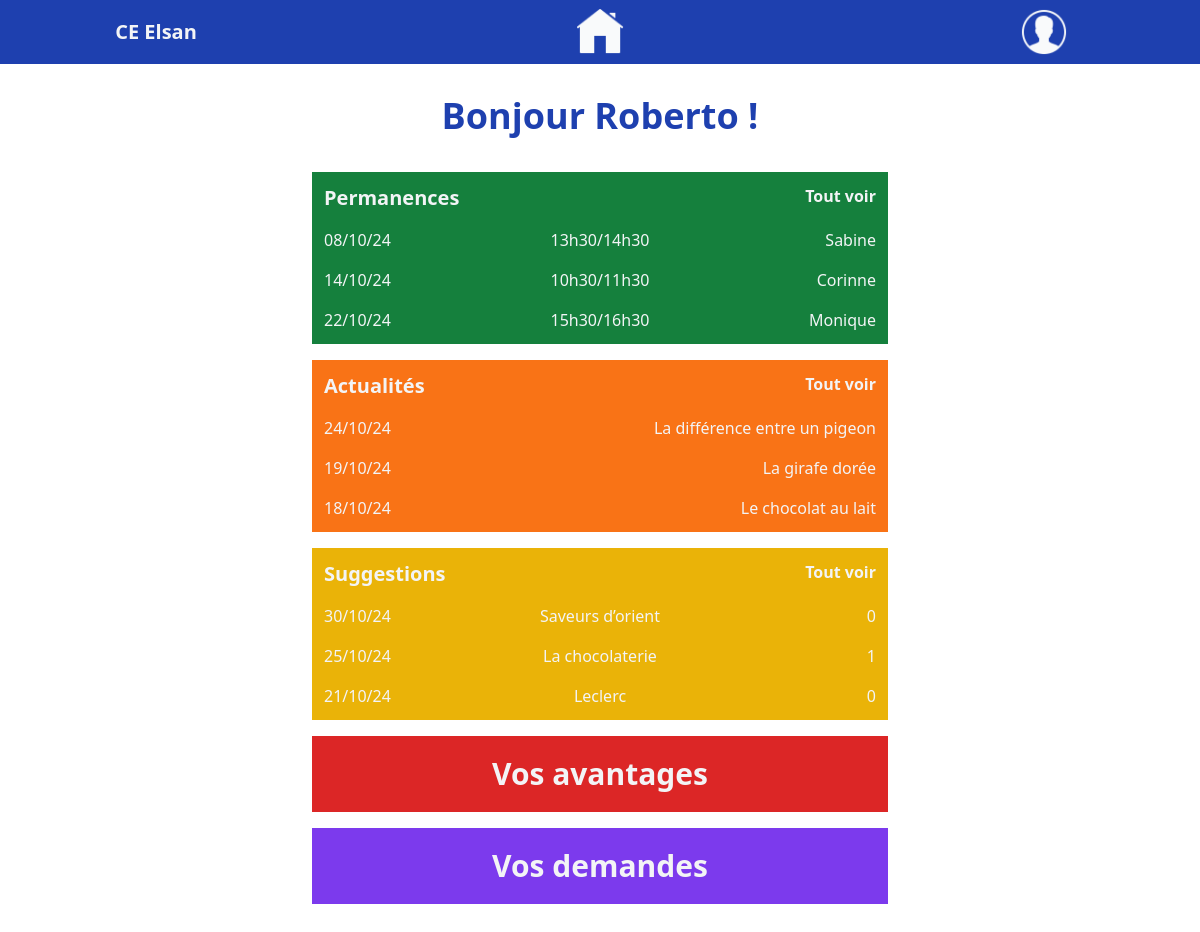
/pages/home.php (signed in), run on the app's committed database.
### tables this page shows
CREATE TABLE `permanences` (
  `permanence_id` int NOT NULL,
  `date` varchar(255) NOT NULL,
  `time` varchar(255) NOT NULL,
  `representative` varchar(255) NOT NULL
);

CREATE TABLE `news` (
  `news_id` int NOT NULL,
  `title` varchar(255) NOT NULL,
  `text` text NOT NULL,
  `date` datetime NOT NULL DEFAULT CURRENT_TIMESTAMP
);

### src/pages/home.php (the view, shortened to what this page needs)
<?php
    require_once('../php_sql/db_connect.php');
    $sql = "
    SELECT *
    FROM permanences
    ORDER BY STR_TO_DATE(date, '%d/%m/%y') ASC
    LIMIT 3;
    ";
    $query = $db->prepare($sql);
    $query->execute();
    $permanences = $query->fetchAll(PDO::FETCH_ASSOC);
    require_once('../php_sql/db_connect.php');
    $sql = "
    SELECT title,date
    FROM news
    ORDER BY date DESC
    LIMIT 3;
    ";
    $query = $db->prepare($sql);
    $query->execute();
    $news = $query->fetchAll(PDO::FETCH_ASSOC);
    require_once('../php_sql/db_connect.php');
    $sql = "
    SELECT s.company_name, s.date, COALESCE(SUM(v.vote_value), 0) AS total_score
    FROM suggestions s
    LEFT JOIN votes v ON s.suggestion_id = v.suggestion_id
    GROUP BY s.suggestion_id
    ORDER BY s.date DESC
    LIMIT 3;
    ";
    $query = $db->prepare($sql);
    $query->execute();
    $suggestions = $query->fetchAll(PDO::FETCH_ASSOC);
    ?>
<!doctype html>
<html>
<head>
  <link href="../output.css" rel="stylesheet">
</head>
<body class="pb-8">
<?php include '../includes/nav.php';?>
<h1 class="text-blue-800 font-bold text-4xl text-center m-8 2xl:mt-32">Bonjour <?=$_SESSION['first_name']?> !</h1>
<main class="p-1 flex flex-col gap-4 flex-wrap max-w-screen-2xl mx-auto 2xl:flex-row 2xl:gap-24 2xl:justify-between 2xl:p-16">
<section class="w-[96%] bg-green-700 mx-auto p-1 max-w-xl text-gray-100">
    <div class="section_title flex justify-between p-2">
        <h3 class="font-bold text-xl">Permanences</h3>
        <a href="permanences.php" class="font-semibold">Tout voir</a>
    </div>
    <div class="container">
        <?php
        foreach ($permanences as $permanence) {
        echo
        '<div class="permanence_row flex justify-between p-2">
            <p class="w-1/3 text-start">'.$permanence['date'].'</p>
            <p class="w-1/3 text-center">'.$permanence['time'].'</p>
            <p class="w-1/3 text-end truncate">'.$permanence['representative'].'</p>
        </div>';}
        ?>
    </div>
</section>
<section class="w-[96%] bg-orange-500 mx-auto p-1 max-w-xl text-gray-100">
    <div class="section_title flex justify-between p-2">
        <h3 class="font-bold text-xl">Actualités</h3>
        <a href="news.php" class="font-semibold">Tout voir</a>
    </div>
    <div class="container">
        <?php
        foreach ($news as $new) {
            $date = new DateTime($new['date']);
            $formattedDate = $date->format('d/m/y');
        echo
        '<div class="permanence_row flex justify-between p-2 gap-1">
            <p class="">'.$formattedDate.'</p>
            <p class="truncate">'.$new['title'].'</p>
        </div>';}
        ?>
    </div>
</section>
<section class="w-[96%] bg-yellow-500 mx-auto p-1 max-w-xl text-gray-100">
    <div class="section_title flex justify-between p-2">
        <h3 class="font-bold text-xl">Suggestions</h3>
        <a href="suggestions.php" class="font-semibold">Tout voir</a>
    </div>
    <div class="container">
        <?php
        foreach ($suggestions as $suggestion) {
            $date = new DateTime($suggestion['date']);
            $formattedDate = $date->format('d/m/y');
        echo
        '<div class="permanence_row flex justify-between p-2">
            <p class="w-1/3 text-start">'.$formattedDate.'</p>
            <p class="w-1/3 text-center truncate">'.$suggestion['company_name'].'</p>
            <p class="w-1/3 text-end">'.$suggestion['total_score'].'</p>
        </div>';}
        ?>
    </div>
</section>
<div class="container mx-auto max-w-xl">
    <section class="w-[100%] bg-red-600 mx-auto p-1 max-w-xl">
        <a href="benefits.php">
            <h3 class="text-gray-100 font-bold text-3xl text-center m-4">Vos avantages</h3>
        </a>
    </section>
    <section class="w-[100%] bg-violet-600 mx-auto p-1 max-w-xl mt-4">
        <a href="current_requests.php">
            <h3 class="text-gray-100 font-bold text-3xl text-center m-4">Vos demandes</h3>
        </a>
    </section>
</div>
</main>
</body>
</html>

### data on the page
permanences: date "08/10/24", time "13h30/14h30", representative "Sabine"
permanences: date "14/10/24", time "10h30/11h30", representative "Corinne"
permanences: date "22/10/24", time "15h30/16h30", representative "Monique"
news: date "24/10/24", title "La différence entre un pigeon"
news: date "19/10/24", title "La girafe dorée"
news: date "18/10/24", title "Le chocolat au lait"

### other printed values
$_SESSION['first_name'] "Roberto"
$formattedDate "30/10/24"
$suggestion['company_name'] "Saveurs d’orient"
$suggestion['total_score'] "0"
$formattedDate "25/10/24"
$suggestion['company_name'] "La chocolaterie"
$suggestion['total_score'] "1"
$formattedDate "21/10/24"
$suggestion['company_name'] "Leclerc"
